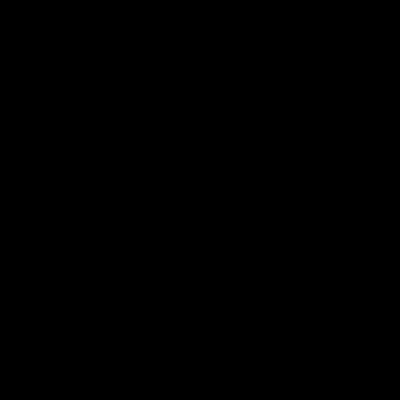
Frame 1 (no input)
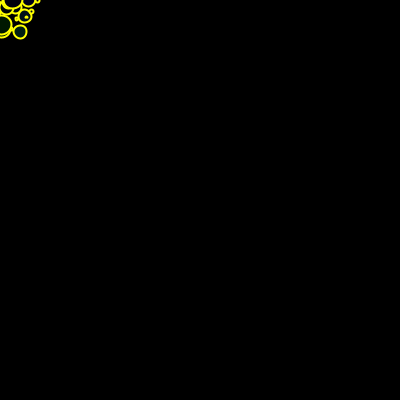
Frame 60 (the mouse pressed at the canvas centre just before this capture)
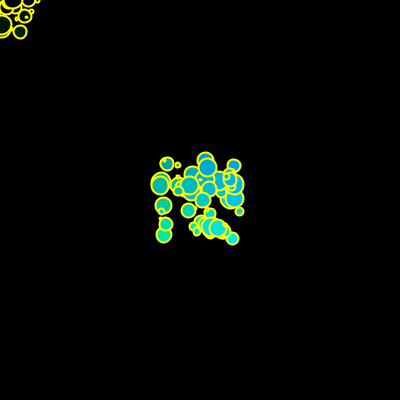
Frame 120 (the mouse held since frame 60 and released just before this capture)

The Processing sketch that drew these frames (run headless with seeded random() and noise(); from frame 60 on, the mouse is pressed at the canvas centre):

// Processing sketch: processing_50147
// ── processing_50147.pde

//Sara Humel hmwk3
//copyright 2012


void setup( ) {
  size(400,400);
 background(0,0,0);
}

void draw( ) {
  float x= random(mouseX-width/10,mouseX+width/10);
  float y= random(mouseY-width/10,mouseY+width/10);
  fill(0,y,x);
  strokeWeight(2);
  stroke(255,255,0);
  float d= random(20);
  ellipse(x,y,d,d);
  noStroke();
  fill(255,255,255); 
}               
             
                
                
